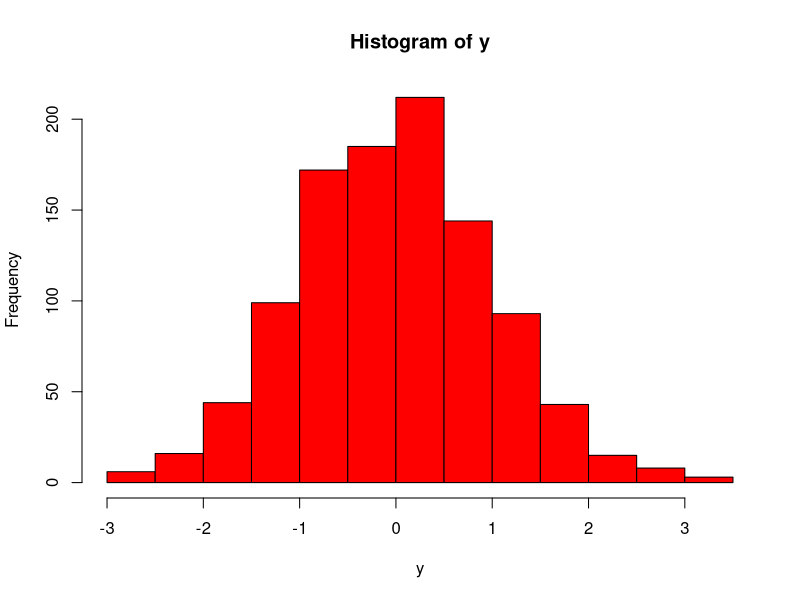

Write the R code that produced this figure.
## ---- chunk 1
y<-rnorm(1040)
hist(y,col="red")
